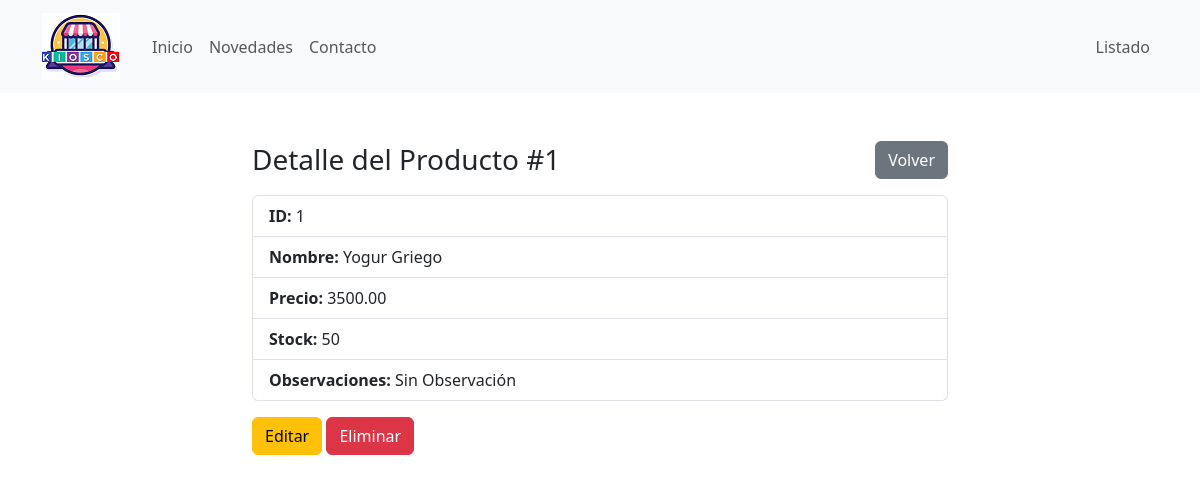
/index.php?c=producto&a=ver&id=1, run on the app's committed database.
### tables this page shows
CREATE TABLE `productos` (
  `id` int(11) NOT NULL,
  `nombre` varchar(100) NOT NULL,
  `precio` decimal(10,2) NOT NULL,
  `stock` int(11) NOT NULL,
  `observacion` text NOT NULL DEFAULT 'Sin Observación'
);

### controladores/ProductoController.php (called while the page is built, shortened)
<?php
  require_once __DIR__."/../modelos/Producto.php";
  class ProductoController{
      private producto $productoModelo;
      public function __construct(mysqli $conexbd){
        $this->productoModelo=new Producto($conexbd);
      }
public function ver() {
    $id = (int) ($_GET['id'] ?? 0);
    $producto = $this->productoModelo->obtenerPorId($id);
    require __DIR__ . "/../vistas/productos/ver.php";
}
}
?>

### public/index.php (called while the page is built, shortened)
<?php
require_once __DIR__ . "/../controladores/ProductoController.php";
$objconexion = new Conexion();
$conexbd = $objconexion->conectar();
$a = isset($_GET['a']) ? $_GET['a'] : 'homeInicio';
$controlador = new $rutas[$c]["controller"]($conexbd);
$controlador->$a();

### modelos/Producto.php (called while the page is built, shortened)
<?php
class Producto{
   private mysqli $conexion;
   public function __construct(mysqli $conexbd)
   {
       $this->conexion=$conexbd;
   }
public function obtenerPorId(int $id): ?array {
    $stmt = $this->conexion->prepare("SELECT * FROM productos WHERE id = ?");
    $stmt->bind_param("i", $id);
    $stmt->execute();
    $res = $stmt->get_result();
    $fila = $res->fetch_assoc();
    return $fila ?: null;
}
}
?>

### vistas/productos/ver.php (the view, shortened to what this page needs)
<?php require __DIR__ . "/../header.php"; ?>
<?php require __DIR__ . "/../navbar.php"; ?>
<div class="container mt-5" style="max-width: 720px;">
    <div class="d-flex justify-content-between align-items-center mb-3">
        <h3 class="mb-0">Detalle del Producto #<?= (int)$producto['id'] ?></h3>
        <a href="index.php?c=producto&a=inicioListado" class="btn btn-secondary">Volver</a>
    </div>
    <ul class="list-group">
        <li class="list-group-item"><strong>ID:</strong> <?= (int)$producto['id'] ?></li>
        <li class="list-group-item"><strong>Nombre:</strong> <?= htmlspecialchars($producto['nombre']) ?></li>
        <li class="list-group-item"><strong>Precio:</strong> <?= htmlspecialchars((string)$producto['precio']) ?></li>
        <li class="list-group-item"><strong>Stock:</strong> <?= htmlspecialchars((string)$producto['stock']) ?></li>
        <li class="list-group-item"><strong>Observaciones:</strong> <?= htmlspecialchars((string)$producto['observacion']) ?></li>
    </ul>
    <div class="mt-3">
        <a href="index.php?c=producto&a=editar&id=<?= (int)$producto['id'] ?>" class="btn btn-warning">Editar</a>
        <a href="index.php?c=producto&a=eliminar&id=<?= (int)$producto['id'] ?>"
           class="btn btn-danger"
           onclick="return confirm('¿Eliminar este producto?');">Eliminar</a>
    </div>
</div>

### data on the page
productos: id "1", nombre "Yogur Griego", precio "3500.00", stock "50", observacion "Sin Observación"
